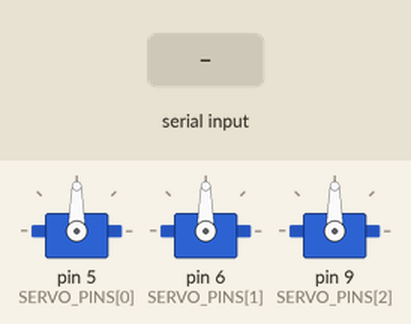
Simulated run of this sketch. Board: Arduino Uno, built with avr-gcc and run on an emulated ATmega328P. On the bench: 3 × servo. The test bench sets the inputs (shaded band). What the sketch prints to the serial monitor is not drawn.

Above: at 1.7 s.
1.8 s: "U\n" received over Serial
At 1.95 s:
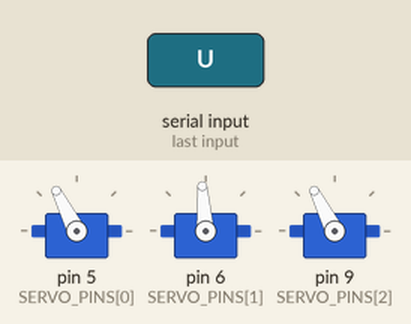
At 2.56 s:
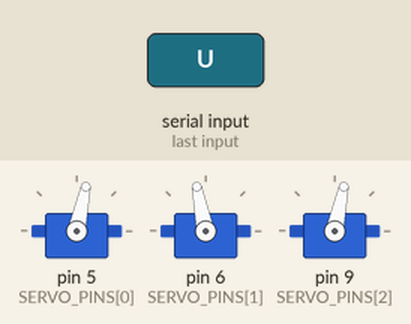
4.8 s: "L\n" received over Serial
At 5.58 s:
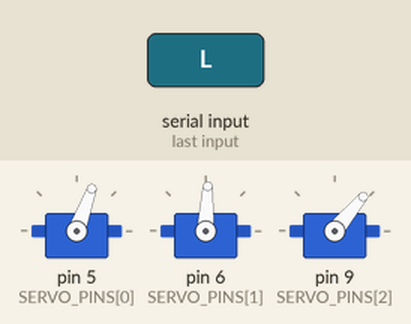
7.8 s: "R\n" received over Serial
10.8 s: "U\n" received over Serial
13.8 s: "R\n" received over Serial
Timing chart, 0 to 45.3 s (numbered marks = the images above; inputs shaded):
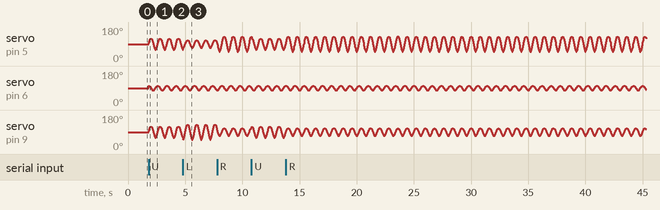

The sketch:

bio_robot_control.ino
```cpp
/*
Bio-Hexapod: Управление скоростью паука через ЭКГ (HR/RMSSD)
Пилот регулирует вегетативный тонус -> меняет частоту колебаний сервоприводов.
Совместим с выводом ЭКГ-модуля: "SIG:... HR:72 RMSSD:45.2 ..."
*/

#include <Servo.h>
#include <math.h>

// ==================== НАСТРОЙКИ КОНСТРУКЦИИ ====================
const int SERVO_PINS[] = {5, 6, 9};        // Правая, Центр, Левая
const float OFFSETS[]    = {90.0, 90.0, 90.0}; // Нейтральное положение
float AMPLITUDES[] = {30.0, 12.0, 30.0};  // Базовая амплитуда
const float PHASES[]     = {0.0, 2.5 * PI, 0.0};

// ==================== НАСТРОЙКИ БИОСВЯЗИ ====================
// Выберите источник: 1 = HR (ЧСС), 0 = RMSSD (ВСР)
#define BIO_SOURCE_IS_HR 1

// Диапазоны для маппинга (подстройте под себя)
#define BIO_MIN_VAL  60.0   // Мин. ЧСС или RMSSD -> МЕДЛЕННО (большой период)
#define BIO_MAX_VAL  120.0  // Макс. ЧСС или RMSSD -> БЫСТРО (малый период)

// Диапазон периода колебаний (мс). Меньше = быстрее.
#define PERIOD_MIN  400.0   // Максимальная скорость (возбуждение)
#define PERIOD_MAX  1200.0  // Минимальная скорость (спокойствие)

// Коэффициент плавности (0.01...0.2). Меньше = плавнее, но медленнее реакция.
#define SMOOTHING_K 0.05

// ==================== ГЛОБАЛЬНЫЕ ПЕРЕМЕННЫЕ ====================
Servo servos[3];
float currentPeriod = 800.0; // Текущий сглаженный период
float targetPeriod  = 800.0; // Целевой период от био-данных
unsigned long startTime = 0;
bool isRunning = false;
char currentCmd = 'S';       // U, L, R, S

// Буфер для Serial
const byte BUF_SIZE = 48;
char serialBuf[BUF_SIZE];
byte bufIdx = 0;

// ==================== ИНИЦИАЛИЗАЦИЯ ====================
void setup() {
  Serial.begin(9600);
  for (int i = 0; i < 3; i++) {
    servos[i].attach(SERVO_PINS[i]);
    servos[i].write(OFFSETS[i]);
  }

  delay(500);
  Serial.println("🕷️ Bio-Hexapod Ready");
  Serial.println("Commands: U=Forward, L=Left, R=Right, S=Stop");
  Serial.println("Bio: Send HR:xx or RMSSD:xx via Serial");
  Serial.println("Mode: M (toggle HR/RMSSD)");
}

// ==================== ОСНОВНОЙ ЦИКЛ ====================
void loop() {
  // 1. Обработка Serial (неблокирующая)
  while (Serial.available()) {
    char c = Serial.read();
    if (c == '\n' || c == '\r') {
      if (bufIdx > 0) processSerialLine();
      bufIdx = 0;
      serialBuf[0] = '\0';
    } else if (bufIdx < BUF_SIZE - 1) {
      serialBuf[bufIdx++] = c;
    }
  }

  // 2. Плавное изменение периода (Low-Pass фильтр)
  currentPeriod += (targetPeriod - currentPeriod) * SMOOTHING_K;

  // 3. Обновление сервоприводов
  unsigned long elapsed = millis() - startTime;
  if (isRunning && currentCmd != 'S') {
    applyCommandBias();
    for (int i = 0; i < 3; i++) {
      float angle = OFFSETS[i] + AMPLITUDES[i] * sin(2.0 * PI * elapsed / currentPeriod + PHASES[i]);
      servos[i].write(constrain(angle, 0, 180));
    }
  } else {
    // Стоп: возврат в нейтраль
    for (int i = 0; i < 3; i++) servos[i].write(OFFSETS[i]);
  }

  // 4. Отладка раз в секунду
  static unsigned long lastDebug = 0;
  if (millis() - lastDebug > 1000) {
    lastDebug = millis();
    Serial.print("CMD:"); Serial.print(currentCmd);
    Serial.print(" PER:"); Serial.print(currentPeriod, 0);
    Serial.print(" TGT:"); Serial.println(targetPeriod, 0);
  }
}

// ==================== ЛОГИКА ====================

void processSerialLine() {
  serialBuf[bufIdx] = '\0';
  char* ptr = serialBuf;

  // Команды управления
  if (strlen(ptr) == 1) {
    char cmd = toupper(ptr[0]);
    if (cmd == 'U' || cmd == 'L' || cmd == 'R') {
      currentCmd = cmd;
      if (!isRunning) { isRunning = true; startTime = millis(); }
      Serial.print(" Move: "); Serial.println(currentCmd);
      return;
    }
    if (cmd == 'S') {
      isRunning = false; currentCmd = 'S';
      Serial.println("🛑 Stop");
      return;
    }
    if (cmd == 'M') {
      // Переключение источника био-данных
      // Логика переключения может быть добавлена при необходимости
      Serial.println("ℹ️ Mode toggle placeholder");
      return;
    }
  }

  // Парсинг био-данных из ЭКГ-потока
  char* hrPtr = strstr(ptr, "HR:");
  char* rmssdPtr = strstr(ptr, "RMSSD:");

  float bioVal = 0;
  bool validBio = false;

  if (BIO_SOURCE_IS_HR && hrPtr) {
    bioVal = atof(hrPtr + 3);
    validBio = (bioVal > 0 && !isnan(bioVal));
  } else if (!BIO_SOURCE_IS_HR && rmssdPtr) {
    bioVal = atof(rmssdPtr + 6);
    validBio = (bioVal > 0 && !isnan(bioVal));
  }

  if (validBio) {
    updateTargetPeriod(bioVal);
  }
}

void updateTargetPeriod(float bioValue) {
  // Нормализация в диапазон [0.0 ... 1.0]
  float norm = constrain(bioValue, BIO_MIN_VAL, BIO_MAX_VAL);
  norm = (norm - BIO_MIN_VAL) / (BIO_MAX_VAL - BIO_MIN_VAL);

  // Маппинг на период
  // HR: больше пульс -> быстрее (меньше период)
  // RMSSD: больше вариабельность -> спокойнее (больше период)
  if (BIO_SOURCE_IS_HR) {
    targetPeriod = PERIOD_MAX - norm * (PERIOD_MAX - PERIOD_MIN);
  } else {
    targetPeriod = PERIOD_MIN + norm * (PERIOD_MAX - PERIOD_MIN);
  }

  // Ограничители
  targetPeriod = constrain(targetPeriod, PERIOD_MIN, PERIOD_MAX);
}

void applyCommandBias() {
  // Изменяем амплитуды в зависимости от команды поворота
  switch (currentCmd) {
    case 'L': AMPLITUDES[0] = 20.0; AMPLITUDES[2] = 40.0; break; // Левая сильнее
    case 'R': AMPLITUDES[0] = 40.0; AMPLITUDES[2] = 20.0; break; // Правая сильнее
    default:  AMPLITUDES[0] = 30.0; AMPLITUDES[2] = 30.0; break; // Нейтраль
  }
}
```
